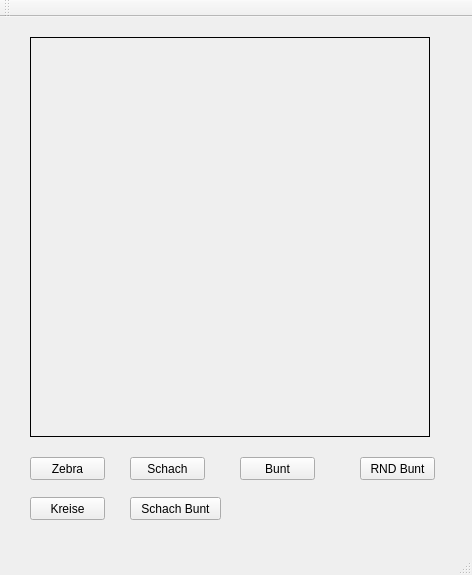
<?xml version="1.0" encoding="UTF-8"?>
<ui version="4.0">
 <class>MainWindow</class>
 <widget class="QMainWindow" name="MainWindow">
  <property name="geometry">
   <rect>
    <x>0</x>
    <y>0</y>
    <width>472</width>
    <height>575</height>
   </rect>
  </property>
  <property name="windowTitle">
   <string>MainWindow</string>
  </property>
  <widget class="QWidget" name="centralWidget">
   <widget class="QLabel" name="imageLabel">
    <property name="enabled">
     <bool>true</bool>
    </property>
    <property name="geometry">
     <rect>
      <x>30</x>
      <y>20</y>
      <width>400</width>
      <height>400</height>
     </rect>
    </property>
    <property name="minimumSize">
     <size>
      <width>400</width>
      <height>0</height>
     </size>
    </property>
    <property name="frameShape">
     <enum>QFrame::Box</enum>
    </property>
    <property name="text">
     <string/>
    </property>
   </widget>
   <widget class="QPushButton" name="btn_zebra">
    <property name="geometry">
     <rect>
      <x>30</x>
      <y>440</y>
      <width>75</width>
      <height>23</height>
     </rect>
    </property>
    <property name="text">
     <string>Zebra</string>
    </property>
   </widget>
   <widget class="QPushButton" name="btn_schach">
    <property name="geometry">
     <rect>
      <x>130</x>
      <y>440</y>
      <width>75</width>
      <height>23</height>
     </rect>
    </property>
    <property name="text">
     <string>Schach</string>
    </property>
   </widget>
   <widget class="QPushButton" name="btn_bunt">
    <property name="geometry">
     <rect>
      <x>240</x>
      <y>440</y>
      <width>75</width>
      <height>23</height>
     </rect>
    </property>
    <property name="text">
     <string>Bunt</string>
    </property>
   </widget>
   <widget class="QPushButton" name="btn_rndBunt">
    <property name="geometry">
     <rect>
      <x>360</x>
      <y>440</y>
      <width>75</width>
      <height>23</height>
     </rect>
    </property>
    <property name="text">
     <string>RND Bunt</string>
    </property>
   </widget>
   <widget class="QPushButton" name="kreise">
    <property name="geometry">
     <rect>
      <x>30</x>
      <y>480</y>
      <width>75</width>
      <height>23</height>
     </rect>
    </property>
    <property name="text">
     <string>Kreise</string>
    </property>
   </widget>
   <widget class="QPushButton" name="btn_schachBunt">
    <property name="geometry">
     <rect>
      <x>130</x>
      <y>480</y>
      <width>91</width>
      <height>23</height>
     </rect>
    </property>
    <property name="text">
     <string>Schach Bunt</string>
    </property>
   </widget>
  </widget>
  <widget class="QMenuBar" name="menuBar">
   <property name="geometry">
    <rect>
     <x>0</x>
     <y>0</y>
     <width>472</width>
     <height>26</height>
    </rect>
   </property>
  </widget>
  <widget class="QToolBar" name="mainToolBar">
   <attribute name="toolBarArea">
    <enum>TopToolBarArea</enum>
   </attribute>
   <attribute name="toolBarBreak">
    <bool>false</bool>
   </attribute>
  </widget>
  <widget class="QStatusBar" name="statusBar"/>
 </widget>
 <layoutdefault spacing="6" margin="11"/>
 <resources/>
 <connections/>
</ui>
